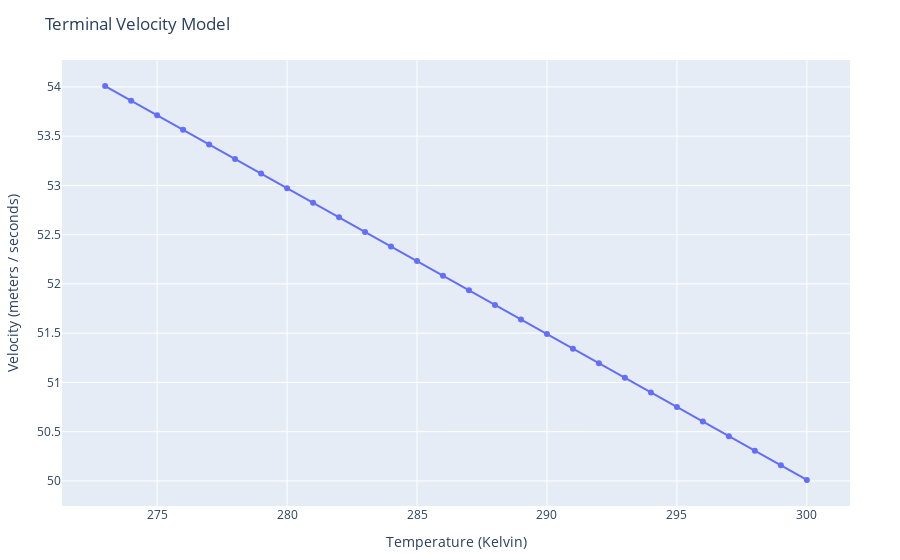

Notebook code cell kept with this figure:
### Markdown cell above
Let's plot these two models

### Code cell
temperature_range_K = 273.0:300.0

plot(
    [
        scatter(
            mode="markers+lines",
            x=temperature_range_K,
            y=[get_velocity_infinity_ms(T) for T in temperature_range_K]
        )
    ],
    Layout(
        title="Terminal Velocity Model",
        xaxis_title="Temperature (Kelvin)",
        yaxis_title="Velocity (meters / seconds)",
        legend_title="Legend Title",
    ),
    config=PlotConfig(scrollZoom=true)
)

### Figure 1 — Plotly figure (JSON) as saved in the notebook; plotly's stock layout.template omitted (floating-point values rounded to 4 significant figures)
{"data": [{"mode": "markers+lines", "type": "scatter", "x": [273, 274, 275, 276, 277, 278, 279, 280, 281, 282, 283, 284, 285, 286, 287, 288, 289, 290, 291, 292, 293, 294, 295, 296, 297, 298, 299, 300], "y": [54.01, 53.86, 53.71, 53.56, 53.42, 53.27, 53.12, 52.97, 52.82, 52.68, 52.53, 52.38, 52.23, 52.08, 51.94, 51.79, 51.64, 51.49, 51.34, 51.19, 51.05, 50.9, 50.75, 50.6, 50.45, 50.31, 50.16, 50.01]}], "layout": {"legend": {"title": "Legend Title"}, "margin": {"b": 50, "l": 50, "r": 50, "t": 60}, "title": "Terminal Velocity Model", "xaxis": {"title": {"text": "Temperature (Kelvin)"}}, "yaxis": {"title": {"text": "Velocity (meters / seconds)"}}}}
